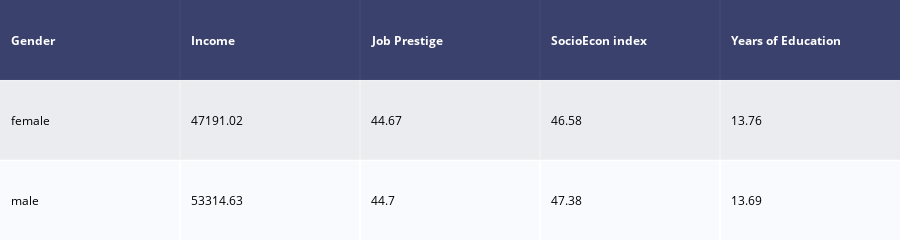

The notebook cell this image was saved under:
### Code cell
table = ff.create_table(stats_df)
table.show()

### Figure 1 — Plotly figure (JSON) as saved in the notebook; plotly's stock layout.template omitted (floating-point values rounded to 4 significant figures)
{"data": [{"colorscale": [[0, "#00083e"], [0.5, "#ededee"], [1, "#ffffff"]], "hoverinfo": "none", "opacity": 0.75, "showscale": false, "type": "heatmap", "z": [[0, 0, 0, 0, 0], [0.5, 0.5, 0.5, 0.5, 0.5], [1, 1, 1, 1, 1]]}], "layout": {"annotations": [{"align": "left", "font": {"color": "#ffffff"}, "showarrow": false, "text": "<b>Gender</b>", "x": -0.45, "xanchor": "left", "xref": "x", "y": 0, "yref": "y"}, {"align": "left", "font": {"color": "#ffffff"}, "showarrow": false, "text": "<b>Income</b>", "x": 0.55, "xanchor": "left", "xref": "x", "y": 0, "yref": "y"}, {"align": "left", "font": {"color": "#ffffff"}, "showarrow": false, "text": "<b>Job Prestige</b>", "x": 1.55, "xanchor": "left", "xref": "x", "y": 0, "yref": "y"}, {"align": "left", "font": {"color": "#ffffff"}, "showarrow": false, "text": "<b>SocioEcon index</b>", "x": 2.55, "xanchor": "left", "xref": "x", "y": 0, "yref": "y"}, {"align": "left", "font": {"color": "#ffffff"}, "showarrow": false, "text": "<b>Years of Education</b>", "x": 3.55, "xanchor": "left", "xref": "x", "y": 0, "yref": "y"}, {"align": "left", "font": {"color": "#000000"}, "showarrow": false, "text": "female", "x": -0.45, "xanchor": "left", "xref": "x", "y": 1, "yref": "y"}, {"align": "left", "font": {"color": "#000000"}, "showarrow": false, "text": "47191.02", "x": 0.55, "xanchor": "left", "xref": "x", "y": 1, "yref": "y"}, {"align": "left", "font": {"color": "#000000"}, "showarrow": false, "text": "44.67", "x": 1.55, "xanchor": "left", "xref": "x", "y": 1, "yref": "y"}, {"align": "left", "font": {"color": "#000000"}, "showarrow": false, "text": "46.58", "x": 2.55, "xanchor": "left", "xref": "x", "y": 1, "yref": "y"}, {"align": "left", "font": {"color": "#000000"}, "showarrow": false, "text": "13.76", "x": 3.55, "xanchor": "left", "xref": "x", "y": 1, "yref": "y"}, {"align": "left", "font": {"color": "#000000"}, "showarrow": false, "text": "male", "x": -0.45, "xanchor": "left", "xref": "x", "y": 2, "yref": "y"}, {"align": "left", "font": {"color": "#000000"}, "showarrow": false, "text": "53314.63", "x": 0.55, "xanchor": "left", "xref": "x", "y": 2, "yref": "y"}, {"align": "left", "font": {"color": "#000000"}, "showarrow": false, "text": "44.7", "x": 1.55, "xanchor": "left", "xref": "x", "y": 2, "yref": "y"}, {"align": "left", "font": {"color": "#000000"}, "showarrow": false, "text": "47.38", "x": 2.55, "xanchor": "left", "xref": "x", "y": 2, "yref": "y"}, {"align": "left", "font": {"color": "#000000"}, "showarrow": false, "text": "13.69", "x": 3.55, "xanchor": "left", "xref": "x", "y": 2, "yref": "y"}], "height": 140, "margin": {"b": 0, "l": 0, "r": 0, "t": 0}, "xaxis": {"dtick": 1, "gridwidth": 2, "showticklabels": false, "tick0": -0.5, "ticks": "", "zeroline": false}, "yaxis": {"autorange": "reversed", "dtick": 1, "gridwidth": 2, "showticklabels": false, "tick0": 0.5, "ticks": "", "zeroline": false}}}
